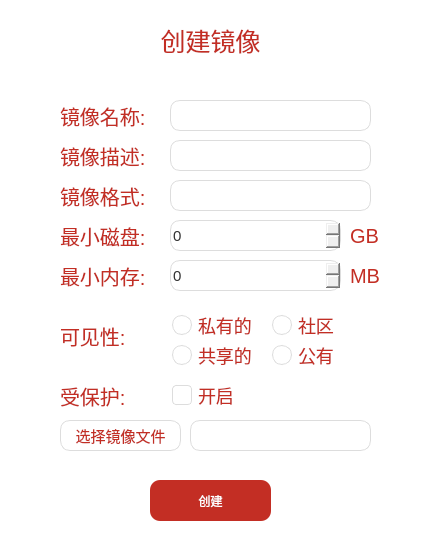
<?xml version="1.0" encoding="UTF-8"?>
<ui version="4.0">
 <class>AddImage</class>
 <widget class="QDialog" name="AddImage">
  <property name="geometry">
   <rect>
    <x>0</x>
    <y>0</y>
    <width>423</width>
    <height>547</height>
   </rect>
  </property>
  <property name="windowTitle">
   <string>Dialog</string>
  </property>
  <property name="styleSheet">
   <string notr="true">QDialog {background-color: white;}</string>
  </property>
  <widget class="QLabel" name="label_add_imagename">
   <property name="geometry">
    <rect>
     <x>60</x>
     <y>100</y>
     <width>101</width>
     <height>31</height>
    </rect>
   </property>
   <property name="styleSheet">
    <string notr="true">QLabel {
	color: #C32E24;
	font: 57 9pt &quot;HarmonyOS Sans SC&quot;;
	font-size: 20px;
}</string>
   </property>
   <property name="text">
    <string>镜像名称:</string>
   </property>
  </widget>
  <widget class="QLabel" name="label_addimagetitle">
   <property name="geometry">
    <rect>
     <x>130</x>
     <y>20</y>
     <width>161</width>
     <height>41</height>
    </rect>
   </property>
   <property name="styleSheet">
    <string notr="true">QLabel {
	color: #C32E24;
	font: 57 9pt &quot;HarmonyOS Sans SC&quot;;
	font-size: 25px;
}</string>
   </property>
   <property name="text">
    <string>&lt;html&gt;&lt;head/&gt;&lt;body&gt;&lt;p align=&quot;center&quot;&gt;创建镜像&lt;/p&gt;&lt;/body&gt;&lt;/html&gt;</string>
   </property>
  </widget>
  <widget class="QLineEdit" name="lineEdit_add_imagename">
   <property name="geometry">
    <rect>
     <x>170</x>
     <y>100</y>
     <width>201</width>
     <height>31</height>
    </rect>
   </property>
   <property name="styleSheet">
    <string notr="true">QLineEdit {
	font: 57 9pt &quot;HarmonyOS Sans SC&quot;;
	border: 1px solid #ddd;
	box-shadow: none;
	color: #333;
	font-size: 15px;
	border-radius: 10px;
}
                        </string>
   </property>
  </widget>
  <widget class="QPushButton" name="pushButton_add_addimage">
   <property name="geometry">
    <rect>
     <x>150</x>
     <y>480</y>
     <width>121</width>
     <height>41</height>
    </rect>
   </property>
   <property name="styleSheet">
    <string notr="true">QPushButton{
	font: 57 9pt &quot;HarmonyOS Sans SC&quot;;
	background-color: #C32E24;
	color: white;
	border: none;
	border-radius: 10px;

}

QPushButton:hover {
	background-color: white;
	color: #C32E24;
}</string>
   </property>
   <property name="text">
    <string>创建</string>
   </property>
  </widget>
  <widget class="QLineEdit" name="lineEdit_add_imagedesc">
   <property name="geometry">
    <rect>
     <x>170</x>
     <y>140</y>
     <width>201</width>
     <height>31</height>
    </rect>
   </property>
   <property name="styleSheet">
    <string notr="true">QLineEdit {
	font: 57 9pt &quot;HarmonyOS Sans SC&quot;;
	border: 1px solid #ddd;
	box-shadow: none;
	color: #333;
	font-size: 15px;
	border-radius: 10px;
}
                        </string>
   </property>
  </widget>
  <widget class="QLabel" name="label_add_imagedesc">
   <property name="geometry">
    <rect>
     <x>60</x>
     <y>140</y>
     <width>101</width>
     <height>31</height>
    </rect>
   </property>
   <property name="styleSheet">
    <string notr="true">QLabel {
	color: #C32E24;
	font: 57 9pt &quot;HarmonyOS Sans SC&quot;;
	font-size: 20px;
}</string>
   </property>
   <property name="text">
    <string>镜像描述:</string>
   </property>
  </widget>
  <widget class="QLabel" name="label_add_disk_format">
   <property name="geometry">
    <rect>
     <x>60</x>
     <y>180</y>
     <width>101</width>
     <height>31</height>
    </rect>
   </property>
   <property name="styleSheet">
    <string notr="true">QLabel {
	color: #C32E24;
	font: 57 9pt &quot;HarmonyOS Sans SC&quot;;
	font-size: 20px;
}</string>
   </property>
   <property name="text">
    <string>镜像格式:</string>
   </property>
  </widget>
  <widget class="QLabel" name="label_add_min_disk">
   <property name="geometry">
    <rect>
     <x>60</x>
     <y>220</y>
     <width>101</width>
     <height>31</height>
    </rect>
   </property>
   <property name="styleSheet">
    <string notr="true">QLabel {
	color: #C32E24;
	font: 57 9pt &quot;HarmonyOS Sans SC&quot;;
	font-size: 20px;
}</string>
   </property>
   <property name="text">
    <string>最小磁盘:</string>
   </property>
  </widget>
  <widget class="QSpinBox" name="spinBox_add_min_disk">
   <property name="geometry">
    <rect>
     <x>170</x>
     <y>220</y>
     <width>171</width>
     <height>31</height>
    </rect>
   </property>
   <property name="styleSheet">
    <string notr="true">QSpinBox {font: 57 9pt &quot;HarmonyOS Sans SC&quot;;
	border: 1px solid #ddd;
	box-shadow: none;
	color: #333;
	font-size: 15px;
	border-radius: 10px;}
QSpinBox::up-button { subcontrol-origin: border; subcontrol-position: top right; width: 20px; height: 16px; image: url('resources/img/up-arrow.png');}
QSpinBox::down-button { subcontrol-origin: border; subcontrol-position: bottom right; width: 20px; height: 16px; image: url('resources/img/down-arrow.png');}</string>
   </property>
   <property name="maximum">
    <number>99999</number>
   </property>
  </widget>
  <widget class="QLabel" name="label_add_min_ram">
   <property name="geometry">
    <rect>
     <x>60</x>
     <y>260</y>
     <width>101</width>
     <height>31</height>
    </rect>
   </property>
   <property name="styleSheet">
    <string notr="true">QLabel {
	color: #C32E24;
	font: 57 9pt &quot;HarmonyOS Sans SC&quot;;
	font-size: 20px;
}</string>
   </property>
   <property name="text">
    <string>最小内存:</string>
   </property>
  </widget>
  <widget class="QSpinBox" name="spinBox_add_min_ram">
   <property name="geometry">
    <rect>
     <x>170</x>
     <y>260</y>
     <width>171</width>
     <height>31</height>
    </rect>
   </property>
   <property name="styleSheet">
    <string notr="true">QSpinBox {font: 57 9pt &quot;HarmonyOS Sans SC&quot;;
	border: 1px solid #ddd;
	box-shadow: none;
	color: #333;
	font-size: 15px;
	border-radius: 10px;}
QSpinBox::up-button { subcontrol-origin: border; subcontrol-position: top right; width: 20px; height: 16px; image: url('resources/img/up-arrow.png');}
QSpinBox::down-button { subcontrol-origin: border; subcontrol-position: bottom right; width: 20px; height: 16px; image: url('resources/img/down-arrow.png');}</string>
   </property>
   <property name="maximum">
    <number>99999</number>
   </property>
  </widget>
  <widget class="QRadioButton" name="radioButton_add_private">
   <property name="geometry">
    <rect>
     <x>170</x>
     <y>310</y>
     <width>91</width>
     <height>31</height>
    </rect>
   </property>
   <property name="styleSheet">
    <string notr="true">QRadioButton {
	font: 57 9pt &quot;HarmonyOS Sans SC&quot;;
    background-color: #ffffff;
    color: #C32E24;
    border-width: 1px;
    border-radius: 3px;
    padding: 2px;
	font-size: 18px;
}

QRadioButton::indicator {
	 width:18px;
	 height: 18px;
     background-color: #ffffff;
	 border: 1px solid #ddd;
	border-radius: 10px;
}

QRadioButton::indicator:checked {
     border-image: url('resources/img/selected.png')
}</string>
   </property>
   <property name="text">
    <string>私有的</string>
   </property>
  </widget>
  <widget class="QRadioButton" name="radioButton_add_shared">
   <property name="geometry">
    <rect>
     <x>170</x>
     <y>340</y>
     <width>91</width>
     <height>31</height>
    </rect>
   </property>
   <property name="styleSheet">
    <string notr="true">QRadioButton {
	font: 57 9pt &quot;HarmonyOS Sans SC&quot;;
    background-color: #ffffff;
    color: #C32E24;
    border-width: 1px;
    border-radius: 3px;
    padding: 2px;
	font-size: 18px;
}

QRadioButton::indicator {
	 width:18px;
	 height: 18px;
     background-color: #ffffff;
	 border: 1px solid #ddd;
	border-radius: 10px;
}

QRadioButton::indicator:checked {
     border-image: url('resources/img/selected.png')
}</string>
   </property>
   <property name="text">
    <string>共享的</string>
   </property>
  </widget>
  <widget class="QRadioButton" name="radioButton_add_public">
   <property name="geometry">
    <rect>
     <x>270</x>
     <y>340</y>
     <width>81</width>
     <height>31</height>
    </rect>
   </property>
   <property name="styleSheet">
    <string notr="true">QRadioButton {
	font: 57 9pt &quot;HarmonyOS Sans SC&quot;;
    background-color: #ffffff;
    color: #C32E24;
    border-width: 1px;
    border-radius: 3px;
    padding: 2px;
	font-size: 18px;
}

QRadioButton::indicator {
	 width:18px;
	 height: 18px;
     background-color: #ffffff;
	 border: 1px solid #ddd;
	border-radius: 10px;
}

QRadioButton::indicator:checked {
     border-image: url('resources/img/selected.png')
}</string>
   </property>
   <property name="text">
    <string>公有</string>
   </property>
  </widget>
  <widget class="QLabel" name="label_add_visibility">
   <property name="geometry">
    <rect>
     <x>60</x>
     <y>320</y>
     <width>101</width>
     <height>31</height>
    </rect>
   </property>
   <property name="styleSheet">
    <string notr="true">QLabel {
	color: #C32E24;
	font: 57 9pt &quot;HarmonyOS Sans SC&quot;;
	font-size: 20px;
}</string>
   </property>
   <property name="text">
    <string>可见性:</string>
   </property>
  </widget>
  <widget class="QCheckBox" name="checkBox_add_add_ifprotected">
   <property name="geometry">
    <rect>
     <x>170</x>
     <y>380</y>
     <width>121</width>
     <height>31</height>
    </rect>
   </property>
   <property name="styleSheet">
    <string notr="true">QCheckBox {
	font: 57 9pt &quot;HarmonyOS Sans SC&quot;;
    background-color: #ffffff;
    color: #C32E24;
    border-width: 1px;
    border-radius: 3px;
    padding: 2px;
	font-size: 18px;
}

QCheckBox::indicator {
	 width:18px;
	 height: 18px;
     background-color: #ffffff;
	 border: 1px solid #ddd;
     border-radius: 4px;
}

QCheckBox::indicator:checked {
     border-image: url('resources/img/checked.png');
	border: 1px solid #ddd;
}</string>
   </property>
   <property name="text">
    <string>开启</string>
   </property>
  </widget>
  <widget class="QLabel" name="label_add_protected">
   <property name="geometry">
    <rect>
     <x>60</x>
     <y>380</y>
     <width>101</width>
     <height>31</height>
    </rect>
   </property>
   <property name="styleSheet">
    <string notr="true">QLabel {
	color: #C32E24;
	font: 57 9pt &quot;HarmonyOS Sans SC&quot;;
	font-size: 20px;
}</string>
   </property>
   <property name="text">
    <string>受保护:</string>
   </property>
  </widget>
  <widget class="QPushButton" name="pushButton_add_imagefile">
   <property name="geometry">
    <rect>
     <x>60</x>
     <y>420</y>
     <width>121</width>
     <height>31</height>
    </rect>
   </property>
   <property name="styleSheet">
    <string notr="true">QPushButton {font: 57 9pt &quot;HarmonyOS Sans SC&quot;;
	border: 1px solid #ddd;
	box-shadow: none;
	background-color: #fff;
	color: #C32E24;
	font-size: 15px;
	border-radius: 10px;}

QPushButton:hover {
	background-color: #C32E24;
	color: #fff;
}</string>
   </property>
   <property name="text">
    <string>选择镜像文件</string>
   </property>
  </widget>
  <widget class="QRadioButton" name="radioButton_add_social">
   <property name="geometry">
    <rect>
     <x>270</x>
     <y>310</y>
     <width>81</width>
     <height>31</height>
    </rect>
   </property>
   <property name="styleSheet">
    <string notr="true">QRadioButton {
	font: 57 9pt &quot;HarmonyOS Sans SC&quot;;
    background-color: #ffffff;
    color: #C32E24;
    border-width: 1px;
    border-radius: 3px;
    padding: 2px;
	font-size: 18px;
}

QRadioButton::indicator {
	 width:18px;
	 height: 18px;
     background-color: #ffffff;
	 border: 1px solid #ddd;
	border-radius: 10px;
}

QRadioButton::indicator:checked {
     border-image: url('resources/img/selected.png')
}</string>
   </property>
   <property name="text">
    <string>社区</string>
   </property>
  </widget>
  <widget class="QComboBox" name="comboBox_add_disk_format">
   <property name="geometry">
    <rect>
     <x>170</x>
     <y>180</y>
     <width>201</width>
     <height>31</height>
    </rect>
   </property>
   <property name="styleSheet">
    <string notr="true">QComboBox {
font: 57 9pt &quot;HarmonyOS Sans SC&quot;;
	border: 1px solid #ddd;
	box-shadow: none;
	color: #333;	
	font-size: 15px;
	border-radius: 10px;
	background-color: white;
}

QComboBox::down-arrow {
    image: url('resources/img/down-arrow.png'); 
	width: 15px;
	height: 15px
}

QComboBox::drop-down{
    border:0;           
    min-width: 40px; 
}

QScrollBar:vertical {
    background: transparent;
    padding-top: 10px;
    padding-bottom: 10px;
    padding-left: 4px;
    padding-right: 4px;
    border-left: 1px solid transparent;;
}

QScrollBar::handle:vertical {
    background: #C32E24;
    border-radius: 6px;
    min-height: 60px;
    border-radius: 4px;
}

QScrollBar::handle:vertical:hover {
    background: #C32E24;
    border-radius: 4px;
}

QScrollBar::add-page {
    background: transparent;
}

QScrollBar::sub-page {
    background: transparent;
}

QScrollBar::add-line:vertical {
    background: url(none) center no-repeat;
}

QScrollBar::sub-line:vertical {
    background: url(none) center no-repeat;
}
                        </string>
   </property>
  </widget>
  <widget class="QLineEdit" name="lineEdit_add_imagefile">
   <property name="geometry">
    <rect>
     <x>190</x>
     <y>420</y>
     <width>181</width>
     <height>31</height>
    </rect>
   </property>
   <property name="styleSheet">
    <string notr="true">QLineEdit {
	font: 57 9pt &quot;HarmonyOS Sans SC&quot;;
	border: 1px solid #ddd;
	box-shadow: none;
	color: #333;
	font-size: 15px;
	border-radius: 10px;
}
                        </string>
   </property>
  </widget>
  <widget class="QLabel" name="label_add_min_disk_dw">
   <property name="geometry">
    <rect>
     <x>350</x>
     <y>220</y>
     <width>31</width>
     <height>31</height>
    </rect>
   </property>
   <property name="styleSheet">
    <string notr="true">QLabel {
	color: #C32E24;
	font: 57 9pt &quot;HarmonyOS Sans SC&quot;;
	font-size: 20px;
}</string>
   </property>
   <property name="text">
    <string>GB</string>
   </property>
  </widget>
  <widget class="QLabel" name="label_add_min_ram_dw">
   <property name="geometry">
    <rect>
     <x>350</x>
     <y>260</y>
     <width>31</width>
     <height>31</height>
    </rect>
   </property>
   <property name="styleSheet">
    <string notr="true">QLabel {
	color: #C32E24;
	font: 57 9pt &quot;HarmonyOS Sans SC&quot;;
	font-size: 20px;
}</string>
   </property>
   <property name="text">
    <string>MB</string>
   </property>
  </widget>
 </widget>
 <resources/>
 <connections/>
</ui>
